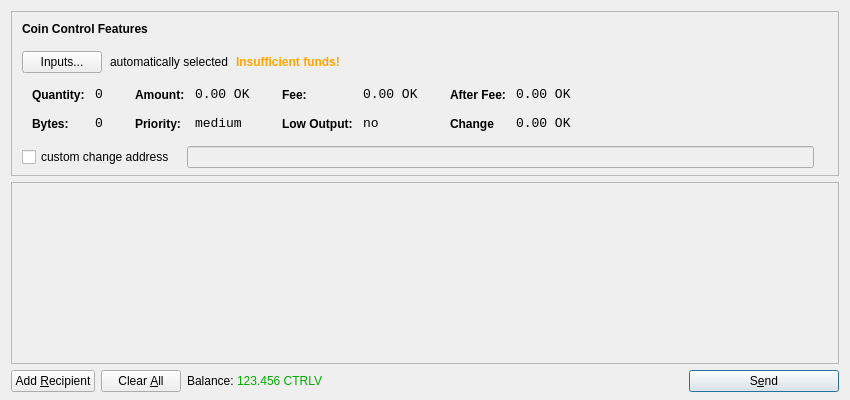
<?xml version="1.0" encoding="UTF-8"?>
<ui version="4.0">
 <class>SendCoinsDialog</class>
 <widget class="QDialog" name="SendCoinsDialog">
  <property name="geometry">
   <rect>
    <x>0</x>
    <y>0</y>
    <width>850</width>
    <height>400</height>
   </rect>
  </property>
  <property name="windowTitle">
   <string>Send Coins</string>
  </property>
  <property name="styleSheet">
   <string notr="true"/>
  </property>
  <layout class="QVBoxLayout" name="verticalLayout" stretch="0,1,0">
   <property name="bottomMargin">
    <number>8</number>
   </property>
   <item>
    <widget class="QFrame" name="frameCoinControl">
     <property name="sizePolicy">
      <sizepolicy hsizetype="Expanding" vsizetype="Expanding">
       <horstretch>0</horstretch>
       <verstretch>0</verstretch>
      </sizepolicy>
     </property>
     <property name="maximumSize">
      <size>
       <width>16777215</width>
       <height>16777215</height>
      </size>
     </property>
     <property name="frameShape">
      <enum>QFrame::StyledPanel</enum>
     </property>
     <property name="frameShadow">
      <enum>QFrame::Sunken</enum>
     </property>
     <layout class="QVBoxLayout" name="verticalLayoutCoinControl2">
      <property name="spacing">
       <number>6</number>
      </property>
      <property name="leftMargin">
       <number>0</number>
      </property>
      <property name="topMargin">
       <number>0</number>
      </property>
      <property name="rightMargin">
       <number>0</number>
      </property>
      <property name="bottomMargin">
       <number>6</number>
      </property>
      <item>
       <layout class="QVBoxLayout" name="verticalLayoutCoinControl" stretch="0,0,0,0,1">
        <property name="spacing">
         <number>0</number>
        </property>
        <property name="leftMargin">
         <number>10</number>
        </property>
        <property name="topMargin">
         <number>10</number>
        </property>
        <item>
         <layout class="QHBoxLayout" name="horizontalLayoutCoinControl1">
          <property name="bottomMargin">
           <number>15</number>
          </property>
          <item>
           <widget class="QLabel" name="labelCoinControlFeatures">
            <property name="sizePolicy">
             <sizepolicy hsizetype="Preferred" vsizetype="Maximum">
              <horstretch>0</horstretch>
              <verstretch>0</verstretch>
             </sizepolicy>
            </property>
            <property name="font">
             <font>
              <weight>75</weight>
              <bold>true</bold>
             </font>
            </property>
            <property name="styleSheet">
             <string notr="true">font-weight:bold;</string>
            </property>
            <property name="text">
             <string>Coin Control Features</string>
            </property>
           </widget>
          </item>
         </layout>
        </item>
        <item>
         <layout class="QHBoxLayout" name="horizontalLayoutCoinControl2" stretch="0,0,0,0">
          <property name="spacing">
           <number>8</number>
          </property>
          <property name="bottomMargin">
           <number>10</number>
          </property>
          <item>
           <widget class="QPushButton" name="pushButtonCoinControl">
            <property name="styleSheet">
             <string notr="true"/>
            </property>
            <property name="text">
             <string>Inputs...</string>
            </property>
           </widget>
          </item>
          <item>
           <widget class="QLabel" name="labelCoinControlAutomaticallySelected">
            <property name="text">
             <string>automatically selected</string>
            </property>
            <property name="margin">
             <number>5</number>
            </property>
           </widget>
          </item>
          <item>
           <widget class="QLabel" name="labelCoinControlInsuffFunds">
            <property name="font">
             <font>
              <weight>75</weight>
              <bold>true</bold>
             </font>
            </property>
            <property name="styleSheet">
             <string notr="true">color:orange;font-weight:bold;</string>
            </property>
            <property name="text">
             <string>Insufficient funds!</string>
            </property>
            <property name="margin">
             <number>5</number>
            </property>
           </widget>
          </item>
          <item>
           <spacer name="horizontalSpacerCoinControl">
            <property name="orientation">
             <enum>Qt::Horizontal</enum>
            </property>
            <property name="sizeHint" stdset="0">
             <size>
              <width>40</width>
              <height>1</height>
             </size>
            </property>
           </spacer>
          </item>
         </layout>
        </item>
        <item>
         <widget class="QWidget" name="widgetCoinControl" native="true">
          <property name="sizePolicy">
           <sizepolicy hsizetype="Preferred" vsizetype="Preferred">
            <horstretch>0</horstretch>
            <verstretch>0</verstretch>
           </sizepolicy>
          </property>
          <property name="minimumSize">
           <size>
            <width>0</width>
            <height>0</height>
           </size>
          </property>
          <property name="styleSheet">
           <string notr="true"/>
          </property>
          <layout class="QHBoxLayout" name="horizontalLayoutCoinControl5">
           <property name="leftMargin">
            <number>0</number>
           </property>
           <property name="topMargin">
            <number>0</number>
           </property>
           <property name="rightMargin">
            <number>0</number>
           </property>
           <property name="bottomMargin">
            <number>0</number>
           </property>
           <item>
            <layout class="QHBoxLayout" name="horizontalLayoutCoinControl3" stretch="0,0,0,1">
             <property name="spacing">
              <number>20</number>
             </property>
             <property name="topMargin">
              <number>0</number>
             </property>
             <property name="bottomMargin">
              <number>10</number>
             </property>
             <item>
              <layout class="QFormLayout" name="formLayoutCoinControl1">
               <property name="horizontalSpacing">
                <number>10</number>
               </property>
               <property name="verticalSpacing">
                <number>14</number>
               </property>
               <property name="leftMargin">
                <number>10</number>
               </property>
               <property name="topMargin">
                <number>4</number>
               </property>
               <property name="rightMargin">
                <number>6</number>
               </property>
               <item row="0" column="0">
                <widget class="QLabel" name="labelCoinControlQuantityText">
                 <property name="styleSheet">
                  <string notr="true">font-weight:bold;</string>
                 </property>
                 <property name="text">
                  <string>Quantity:</string>
                 </property>
                 <property name="margin">
                  <number>0</number>
                 </property>
                </widget>
               </item>
               <item row="0" column="1">
                <widget class="QLabel" name="labelCoinControlQuantity">
                 <property name="font">
                  <font>
                   <family>Monospace</family>
                   <pointsize>10</pointsize>
                  </font>
                 </property>
                 <property name="cursor">
                  <cursorShape>IBeamCursor</cursorShape>
                 </property>
                 <property name="contextMenuPolicy">
                  <enum>Qt::ActionsContextMenu</enum>
                 </property>
                 <property name="text">
                  <string>0</string>
                 </property>
                 <property name="margin">
                  <number>0</number>
                 </property>
                 <property name="textInteractionFlags">
                  <set>Qt::LinksAccessibleByMouse|Qt::TextSelectableByKeyboard|Qt::TextSelectableByMouse</set>
                 </property>
                </widget>
               </item>
               <item row="1" column="0">
                <widget class="QLabel" name="labelCoinControlBytesText">
                 <property name="styleSheet">
                  <string notr="true">font-weight:bold;</string>
                 </property>
                 <property name="text">
                  <string>Bytes:</string>
                 </property>
                </widget>
               </item>
               <item row="1" column="1">
                <widget class="QLabel" name="labelCoinControlBytes">
                 <property name="font">
                  <font>
                   <family>Monospace</family>
                   <pointsize>10</pointsize>
                  </font>
                 </property>
                 <property name="cursor">
                  <cursorShape>IBeamCursor</cursorShape>
                 </property>
                 <property name="contextMenuPolicy">
                  <enum>Qt::ActionsContextMenu</enum>
                 </property>
                 <property name="text">
                  <string>0</string>
                 </property>
                 <property name="textInteractionFlags">
                  <set>Qt::LinksAccessibleByMouse|Qt::TextSelectableByKeyboard|Qt::TextSelectableByMouse</set>
                 </property>
                </widget>
               </item>
              </layout>
             </item>
             <item>
              <layout class="QFormLayout" name="formLayoutCoinControl2">
               <property name="horizontalSpacing">
                <number>10</number>
               </property>
               <property name="verticalSpacing">
                <number>14</number>
               </property>
               <property name="leftMargin">
                <number>6</number>
               </property>
               <property name="topMargin">
                <number>4</number>
               </property>
               <property name="rightMargin">
                <number>6</number>
               </property>
               <item row="0" column="0">
                <widget class="QLabel" name="labelCoinControlAmountText">
                 <property name="styleSheet">
                  <string notr="true">font-weight:bold;</string>
                 </property>
                 <property name="text">
                  <string>Amount:</string>
                 </property>
                 <property name="margin">
                  <number>0</number>
                 </property>
                </widget>
               </item>
               <item row="0" column="1">
                <widget class="QLabel" name="labelCoinControlAmount">
                 <property name="font">
                  <font>
                   <family>Monospace</family>
                   <pointsize>10</pointsize>
                  </font>
                 </property>
                 <property name="cursor">
                  <cursorShape>IBeamCursor</cursorShape>
                 </property>
                 <property name="contextMenuPolicy">
                  <enum>Qt::ActionsContextMenu</enum>
                 </property>
                 <property name="text">
                  <string>0.00 OK</string>
                 </property>
                 <property name="textInteractionFlags">
                  <set>Qt::LinksAccessibleByMouse|Qt::TextSelectableByKeyboard|Qt::TextSelectableByMouse</set>
                 </property>
                </widget>
               </item>
               <item row="1" column="0">
                <widget class="QLabel" name="labelCoinControlPriorityText">
                 <property name="styleSheet">
                  <string notr="true">font-weight:bold;</string>
                 </property>
                 <property name="text">
                  <string>Priority:</string>
                 </property>
                </widget>
               </item>
               <item row="1" column="1">
                <widget class="QLabel" name="labelCoinControlPriority">
                 <property name="font">
                  <font>
                   <family>Monospace</family>
                   <pointsize>10</pointsize>
                  </font>
                 </property>
                 <property name="cursor">
                  <cursorShape>IBeamCursor</cursorShape>
                 </property>
                 <property name="contextMenuPolicy">
                  <enum>Qt::ActionsContextMenu</enum>
                 </property>
                 <property name="text">
                  <string>medium</string>
                 </property>
                 <property name="textInteractionFlags">
                  <set>Qt::LinksAccessibleByMouse|Qt::TextSelectableByKeyboard|Qt::TextSelectableByMouse</set>
                 </property>
                </widget>
               </item>
              </layout>
             </item>
             <item>
              <layout class="QFormLayout" name="formLayoutCoinControl3">
               <property name="horizontalSpacing">
                <number>10</number>
               </property>
               <property name="verticalSpacing">
                <number>14</number>
               </property>
               <property name="leftMargin">
                <number>6</number>
               </property>
               <property name="topMargin">
                <number>4</number>
               </property>
               <property name="rightMargin">
                <number>6</number>
               </property>
               <item row="0" column="0">
                <widget class="QLabel" name="labelCoinControlFeeText">
                 <property name="styleSheet">
                  <string notr="true">font-weight:bold;</string>
                 </property>
                 <property name="text">
                  <string>Fee:</string>
                 </property>
                 <property name="margin">
                  <number>0</number>
                 </property>
                </widget>
               </item>
               <item row="0" column="1">
                <widget class="QLabel" name="labelCoinControlFee">
                 <property name="font">
                  <font>
                   <family>Monospace</family>
                   <pointsize>10</pointsize>
                  </font>
                 </property>
                 <property name="cursor">
                  <cursorShape>IBeamCursor</cursorShape>
                 </property>
                 <property name="contextMenuPolicy">
                  <enum>Qt::ActionsContextMenu</enum>
                 </property>
                 <property name="text">
                  <string>0.00 OK</string>
                 </property>
                 <property name="textInteractionFlags">
                  <set>Qt::LinksAccessibleByMouse|Qt::TextSelectableByKeyboard|Qt::TextSelectableByMouse</set>
                 </property>
                </widget>
               </item>
               <item row="1" column="0">
                <widget class="QLabel" name="labelCoinControlLowOutputText">
                 <property name="styleSheet">
                  <string notr="true">font-weight:bold;</string>
                 </property>
                 <property name="text">
                  <string>Low Output:</string>
                 </property>
                </widget>
               </item>
               <item row="1" column="1">
                <widget class="QLabel" name="labelCoinControlLowOutput">
                 <property name="font">
                  <font>
                   <family>Monospace</family>
                   <pointsize>10</pointsize>
                  </font>
                 </property>
                 <property name="cursor">
                  <cursorShape>IBeamCursor</cursorShape>
                 </property>
                 <property name="contextMenuPolicy">
                  <enum>Qt::ActionsContextMenu</enum>
                 </property>
                 <property name="text">
                  <string>no</string>
                 </property>
                 <property name="textInteractionFlags">
                  <set>Qt::LinksAccessibleByMouse|Qt::TextSelectableByKeyboard|Qt::TextSelectableByMouse</set>
                 </property>
                </widget>
               </item>
              </layout>
             </item>
             <item>
              <layout class="QFormLayout" name="formLayoutCoinControl4">
               <property name="horizontalSpacing">
                <number>10</number>
               </property>
               <property name="verticalSpacing">
                <number>14</number>
               </property>
               <property name="leftMargin">
                <number>6</number>
               </property>
               <property name="topMargin">
                <number>4</number>
               </property>
               <property name="rightMargin">
                <number>6</number>
               </property>
               <item row="0" column="0">
                <widget class="QLabel" name="labelCoinControlAfterFeeText">
                 <property name="styleSheet">
                  <string notr="true">font-weight:bold;</string>
                 </property>
                 <property name="text">
                  <string>After Fee:</string>
                 </property>
                 <property name="margin">
                  <number>0</number>
                 </property>
                </widget>
               </item>
               <item row="0" column="1">
                <widget class="QLabel" name="labelCoinControlAfterFee">
                 <property name="font">
                  <font>
                   <family>Monospace</family>
                   <pointsize>10</pointsize>
                  </font>
                 </property>
                 <property name="cursor">
                  <cursorShape>IBeamCursor</cursorShape>
                 </property>
                 <property name="contextMenuPolicy">
                  <enum>Qt::ActionsContextMenu</enum>
                 </property>
                 <property name="text">
                  <string>0.00 OK</string>
                 </property>
                 <property name="textInteractionFlags">
                  <set>Qt::LinksAccessibleByMouse|Qt::TextSelectableByKeyboard|Qt::TextSelectableByMouse</set>
                 </property>
                </widget>
               </item>
               <item row="1" column="0">
                <widget class="QLabel" name="labelCoinControlChangeText">
                 <property name="styleSheet">
                  <string notr="true">font-weight:bold;</string>
                 </property>
                 <property name="text">
                  <string>Change</string>
                 </property>
                </widget>
               </item>
               <item row="1" column="1">
                <widget class="QLabel" name="labelCoinControlChange">
                 <property name="font">
                  <font>
                   <family>Monospace</family>
                   <pointsize>10</pointsize>
                  </font>
                 </property>
                 <property name="cursor">
                  <cursorShape>IBeamCursor</cursorShape>
                 </property>
                 <property name="contextMenuPolicy">
                  <enum>Qt::ActionsContextMenu</enum>
                 </property>
                 <property name="text">
                  <string>0.00 OK</string>
                 </property>
                 <property name="textInteractionFlags">
                  <set>Qt::LinksAccessibleByMouse|Qt::TextSelectableByKeyboard|Qt::TextSelectableByMouse</set>
                 </property>
                </widget>
               </item>
              </layout>
             </item>
            </layout>
           </item>
          </layout>
         </widget>
        </item>
        <item>
         <layout class="QHBoxLayout" name="horizontalLayoutCoinControl4" stretch="0,0,0">
          <property name="spacing">
           <number>12</number>
          </property>
          <property name="sizeConstraint">
           <enum>QLayout::SetDefaultConstraint</enum>
          </property>
          <property name="topMargin">
           <number>5</number>
          </property>
          <property name="rightMargin">
           <number>5</number>
          </property>
          <item>
           <widget class="QCheckBox" name="checkBoxCoinControlChange">
            <property name="text">
             <string>custom change address</string>
            </property>
           </widget>
          </item>
          <item>
           <widget class="QLineEdit" name="lineEditCoinControlChange">
            <property name="enabled">
             <bool>false</bool>
            </property>
            <property name="sizePolicy">
             <sizepolicy hsizetype="Expanding" vsizetype="Fixed">
              <horstretch>0</horstretch>
              <verstretch>0</verstretch>
             </sizepolicy>
            </property>
           </widget>
          </item>
          <item>
           <widget class="QLabel" name="labelCoinControlChangeLabel">
            <property name="sizePolicy">
             <sizepolicy hsizetype="Preferred" vsizetype="Expanding">
              <horstretch>0</horstretch>
              <verstretch>0</verstretch>
             </sizepolicy>
            </property>
            <property name="minimumSize">
             <size>
              <width>0</width>
              <height>0</height>
             </size>
            </property>
            <property name="text">
             <string/>
            </property>
            <property name="margin">
             <number>3</number>
            </property>
           </widget>
          </item>
         </layout>
        </item>
        <item>
         <spacer name="verticalSpacerCoinControl">
          <property name="orientation">
           <enum>Qt::Vertical</enum>
          </property>
          <property name="sizeHint" stdset="0">
           <size>
            <width>800</width>
            <height>1</height>
           </size>
          </property>
         </spacer>
        </item>
       </layout>
      </item>
     </layout>
    </widget>
   </item>
   <item>
    <widget class="QScrollArea" name="scrollArea">
     <property name="widgetResizable">
      <bool>true</bool>
     </property>
     <widget class="QWidget" name="scrollAreaWidgetContents">
      <property name="geometry">
       <rect>
        <x>0</x>
        <y>0</y>
        <width>828</width>
        <height>162</height>
       </rect>
      </property>
      <layout class="QVBoxLayout" name="verticalLayout_2">
       <property name="leftMargin">
        <number>0</number>
       </property>
       <property name="topMargin">
        <number>0</number>
       </property>
       <property name="rightMargin">
        <number>0</number>
       </property>
       <property name="bottomMargin">
        <number>0</number>
       </property>
       <item>
        <layout class="QVBoxLayout" name="entries">
         <property name="spacing">
          <number>6</number>
         </property>
        </layout>
       </item>
       <item>
        <spacer name="verticalSpacer">
         <property name="orientation">
          <enum>Qt::Vertical</enum>
         </property>
         <property name="sizeHint" stdset="0">
          <size>
           <width>20</width>
           <height>40</height>
          </size>
         </property>
        </spacer>
       </item>
      </layout>
     </widget>
    </widget>
   </item>
   <item>
    <layout class="QHBoxLayout" name="horizontalLayout">
     <item>
      <widget class="QPushButton" name="addButton">
       <property name="toolTip">
        <string>Send to multiple recipients at once</string>
       </property>
       <property name="text">
        <string>Add &amp;Recipient</string>
       </property>
       <property name="icon">
        <iconset resource="../bitcoin.qrc">
         <normaloff>:/icons/add</normaloff>:/icons/add</iconset>
       </property>
       <property name="autoDefault">
        <bool>false</bool>
       </property>
      </widget>
     </item>
     <item>
      <widget class="QPushButton" name="clearButton">
       <property name="sizePolicy">
        <sizepolicy hsizetype="Minimum" vsizetype="Fixed">
         <horstretch>0</horstretch>
         <verstretch>0</verstretch>
        </sizepolicy>
       </property>
       <property name="toolTip">
        <string>Remove all transaction fields</string>
       </property>
       <property name="text">
        <string>Clear &amp;All</string>
       </property>
       <property name="icon">
        <iconset resource="../bitcoin.qrc">
         <normaloff>:/icons/remove</normaloff>:/icons/remove</iconset>
       </property>
       <property name="autoRepeatDelay">
        <number>300</number>
       </property>
       <property name="autoDefault">
        <bool>false</bool>
       </property>
      </widget>
     </item>
     <item>
      <layout class="QHBoxLayout" name="horizontalLayout_2">
       <property name="spacing">
        <number>3</number>
       </property>
       <item>
        <widget class="QLabel" name="label">
         <property name="sizePolicy">
          <sizepolicy hsizetype="Preferred" vsizetype="Fixed">
           <horstretch>0</horstretch>
           <verstretch>0</verstretch>
          </sizepolicy>
         </property>
         <property name="text">
          <string>Balance:</string>
         </property>
        </widget>
       </item>
       <item>
        <widget class="QLabel" name="labelBalance">
         <property name="sizePolicy">
          <sizepolicy hsizetype="Preferred" vsizetype="Fixed">
           <horstretch>0</horstretch>
           <verstretch>0</verstretch>
          </sizepolicy>
         </property>
         <property name="cursor">
          <cursorShape>IBeamCursor</cursorShape>
         </property>
         <property name="styleSheet">
          <string notr="true">color: rgb(0, 170, 0);</string>
         </property>
         <property name="text">
          <string>123.456 CTRLV</string>
         </property>
         <property name="textInteractionFlags">
          <set>Qt::LinksAccessibleByMouse|Qt::TextSelectableByKeyboard|Qt::TextSelectableByMouse</set>
         </property>
        </widget>
       </item>
      </layout>
     </item>
     <item>
      <spacer name="horizontalSpacer">
       <property name="orientation">
        <enum>Qt::Horizontal</enum>
       </property>
       <property name="sizeHint" stdset="0">
        <size>
         <width>40</width>
         <height>20</height>
        </size>
       </property>
      </spacer>
     </item>
     <item>
      <widget class="QPushButton" name="sendButton">
       <property name="minimumSize">
        <size>
         <width>150</width>
         <height>0</height>
        </size>
       </property>
       <property name="toolTip">
        <string>Confirm the send action</string>
       </property>
       <property name="text">
        <string>S&amp;end</string>
       </property>
       <property name="icon">
        <iconset resource="../bitcoin.qrc">
         <normaloff>:/icons/send</normaloff>:/icons/send</iconset>
       </property>
       <property name="default">
        <bool>true</bool>
       </property>
      </widget>
     </item>
    </layout>
   </item>
  </layout>
 </widget>
 <resources>
  <include location="../bitcoin.qrc"/>
 </resources>
 <connections/>
</ui>
